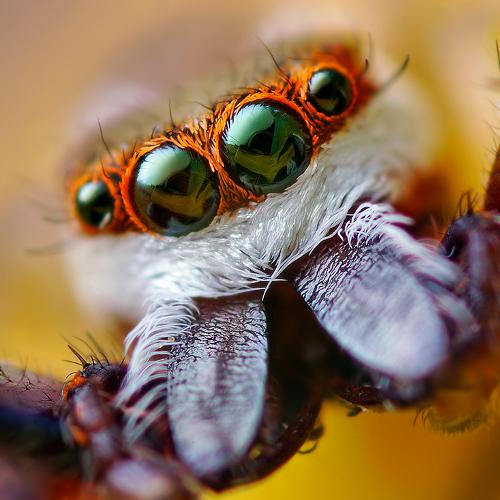
#> input picture generate_images/spider.png, 500 x 500 px
$ python generate_spider_puzzle.py   (older library calls are emulated)
#> lines starting #> are read from the running program, lines starting #| are printed output that depends on the picture; after the words box and inside, x2 and y2 are one past the last pixel; in counts of white or black regions, pixels touching at a corner belong together
### generate_images/puzzle.py
import numpy as np


from scipy import misc

def split_image(path,width,height):
#> called with path = 'generate_images/spider.png', width = 2, height = 2
    img = misc.imread(path,True)/256
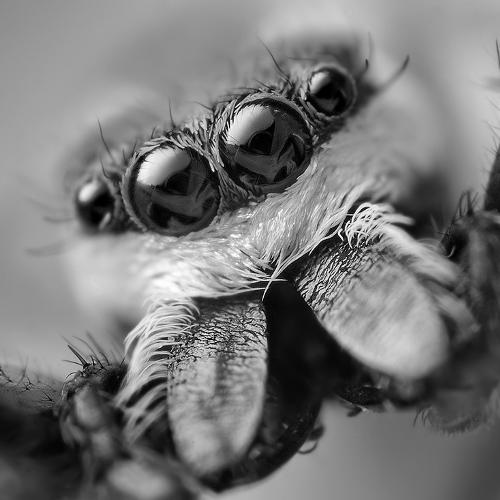
#> img: shape (500, 500) float32; min 0, max 0.996, mean 0.469
    # convert the image to *greyscale*
    W, H = img.shape
#> W = 500; H = 500
    dW, dH = W//width, H//height
#> dW = 250; dH = 250
    return np.array([
        img[dH*i:dH*(i+1), dH*j:dH*(j+1)]
        for i in range(width)
        for j in range(height) ])

def generate_configs(digit=9):
    import itertools
    return itertools.permutations(range(digit))

def successors(config,width,height):
    pos = config[0]
    x = pos % width
    y = pos // width
    succ = []
    try:
        if x != 0:
            dir=1
            c = list(config)
            other = next(i for i,_pos in enumerate(c) if _pos == pos-1)
            c[0] -= 1
            c[other] += 1
            succ.append(c)
        if x != width-1:
            dir=2
            c = list(config)
            other = next(i for i,_pos in enumerate(c) if _pos == pos+1)
            c[0] += 1
            c[other] -= 1
            succ.append(c)
        if y != 0:
            dir=3
            c = list(config)
            other = next(i for i,_pos in enumerate(c) if _pos == pos-width)
            c[0] -= width
            c[other] += width
            succ.append(c)
        if y != height-1:
            dir=4
            c = list(config)
            other = next(i for i,_pos in enumerate(c) if _pos == pos+width)
            c[0] += width
            c[other] -= width
            succ.append(c)
        return succ
    except StopIteration:
        board = np.zeros((height,width))
        for i in range(height*width):
            _pos = config[i]
            _x = _pos % width
            _y = _pos // width
            board[_y,_x] = i
        print(board)
        print(succ)
        print(dir)
        print((c,x,y,width,height))

### generate_images/generate_spider_puzzle.py
import numpy as np
from puzzle import generate_configs, successors, split_image
from skimage.io import imsave
import os
import cv2

panels = None

def generate(configs, width, height):
    global panels
    if panels is None:
        panels  = split_image(os.path.join(os.path.dirname(__file__), "spider.png"),width,height)
        stepy = panels[0].shape[0]//28
#> stepy = 8
        stepx = panels[0].shape[1]//28
#> stepx = 8
        panels = panels[:,::stepy,::stepx][:,:28,:28].round()
    assert width*height <= 9
    base_width = 28
    base_height = 28
    dim_x = base_width*width
    dim_y = base_height*height
    def generate(config):
#> called with config = (0, 1, 2, 3)
        figure = np.zeros((dim_y+height-1,dim_x+width-1))
        for digit,pos in enumerate(config):
            x = pos % width
            y = pos // width
            figure[y*(base_width+1):(y+1)*(base_width+1)-1,
                   x*(base_width+1):(x+1)*(base_width+1)-1] = panels[digit]
#> figure: shape (57, 57) float64; values 0 (black) and 1 (white), 58% white; 7 black regions (6 under 20 px), largest, box (x1, y1, x2, y2) and area: (0, 0, 57, 57) 1347
        return preprocess(figure)
    return np.array([ generate(c) for c in configs ]).reshape((-1,dim_y+height-1,dim_x+width-1))
#> in generate (call 2), `figure = np.zeros((dim_y+height-1,dim_x+width-1))`: figure: shape (57, 57) float64; every value is 0
#> after the loop in generate (call 2), `for digit,pos in enumerate(config):`:
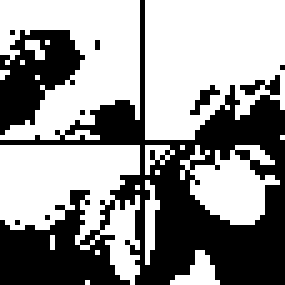
#> figure: shape (57, 57) float64 (shown 5 times larger); values 0 (black) and 1 (white), 58% white; 9 black regions (7 under 20 px), largest, box (x1, y1, x2, y2) and area: (0, 0, 57, 57) 1149, (0, 6, 17, 27) 197

def states(width, height, configs=None):
    digit = width * height
    if configs is None:
        configs = generate_configs(digit)
    return generate(configs,width,height)

def transitions(width, height, configs=None, one_per_state=False):
    digit = width * height
    if configs is None:
        configs = generate_configs(digit)
    if one_per_state:
        def pickone(thing):
            index = np.random.randint(0,len(thing))
            return thing[index]
        transitions = np.array([
            generate(
                [c1,pickone(successors(c1,width,height))],width,height)
            for c1 in configs ])
    else:
        transitions = np.array([ generate([c1,c2],width,height)
                                 for c1 in configs for c2 in successors(c1,width,height) ])
#> in generate (call 2), `base_width = 28`: base_width = 28
#> in generate (call 2), `dim_x = base_width*width`: dim_x = 56
#> after the loop in generate (call 5), `for digit,pos in enumerate(config):`: figure: shape (57, 57) float64; values 0 (black) and 1 (white), 58% white; 12 black regions (11 under 20 px), largest, box (x1, y1, x2, y2) and area: (0, 0, 57, 57) 1332
#> after the loop in generate (call 6), `for digit,pos in enumerate(config):`: figure: shape (57, 57) float64; values 0 (black) and 1 (white), 58% white; 14 black regions (12 under 20 px), largest, box (x1, y1, x2, y2) and area: (0, 0, 57, 57) 1134, (0, 6, 17, 27) 197
#> after the loop in generate (call 9), `for digit,pos in enumerate(config):`: figure: shape (57, 57) float64; values 0 (black) and 1 (white), 58% white; 13 black regions (11 under 20 px), largest, box (x1, y1, x2, y2) and area: (0, 0, 57, 57) 1137, (0, 35, 17, 56) 197
#> after the loop in generate (call 10), `for digit,pos in enumerate(config):`: figure: shape (57, 57) float64; values 0 (black) and 1 (white), 58% white; 11 black regions (9 under 20 px), largest, box (x1, y1, x2, y2) and area: (0, 0, 57, 57) 1147, (0, 35, 17, 56) 197
#> after the loop in generate (call 12), `for digit,pos in enumerate(config):`: figure: shape (57, 57) float64; values 0 (black) and 1 (white), 58% white; 11 black regions (9 under 20 px), largest, box (x1, y1, x2, y2) and area: (0, 0, 57, 57) 1139, (0, 6, 17, 27) 197
#> after the loop in generate (call 13), `for digit,pos in enumerate(config):`: figure: shape (57, 57) float64; values 0 (black) and 1 (white), 58% white; 14 black regions (12 under 20 px), largest, box (x1, y1, x2, y2) and area: (0, 0, 57, 57) 1135, (0, 35, 17, 56) 197
#> after the loop in generate (call 14), `for digit,pos in enumerate(config):`: figure: shape (57, 57) float64; values 0 (black) and 1 (white), 58% white; 16 black regions (14 under 20 px), largest, box (x1, y1, x2, y2) and area: (0, 0, 57, 57) 1132, (0, 35, 17, 56) 197
#> after the loop in generate (call 16), `for digit,pos in enumerate(config):`: figure: shape (57, 57) float64; values 0 (black) and 1 (white), 58% white; 12 black regions (10 under 20 px), largest, box (x1, y1, x2, y2) and area: (0, 0, 57, 57) 1137, (0, 6, 17, 27) 197
#> after the loop in generate (call 17), `for digit,pos in enumerate(config):`: figure: shape (57, 57) float64; values 0 (black) and 1 (white), 58% white; 14 black regions (12 under 20 px), largest, box (x1, y1, x2, y2) and area: (0, 0, 57, 57) 1259, (40, 49, 57, 57) 73
#> after the loop in generate (call 18), `for digit,pos in enumerate(config):`: figure: shape (57, 57) float64; values 0 (black) and 1 (white), 58% white; 12 black regions (10 under 20 px), largest, box (x1, y1, x2, y2) and area: (0, 0, 57, 57) 1269, (40, 49, 57, 57) 73
#> after the loop in generate (call 21), `for digit,pos in enumerate(config):`: figure: shape (57, 57) float64; values 0 (black) and 1 (white), 58% white; 10 black regions (8 under 20 px), largest, box (x1, y1, x2, y2) and area: (0, 0, 57, 57) 1272, (40, 49, 57, 57) 73
#> after the loop in generate (call 24), `for digit,pos in enumerate(config):`:
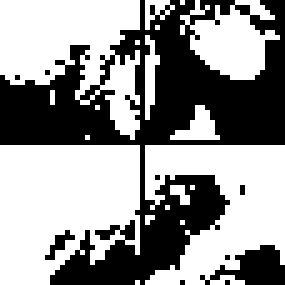
#> figure: shape (57, 57) float64 (shown 5 times larger); values 0 (black) and 1 (white), 58% white; 10 black regions (8 under 20 px), largest, box (x1, y1, x2, y2) and area: (0, 0, 57, 57) 1272, (40, 49, 57, 57) 73
#> after the loop in generate (call 28), `for digit,pos in enumerate(config):`:
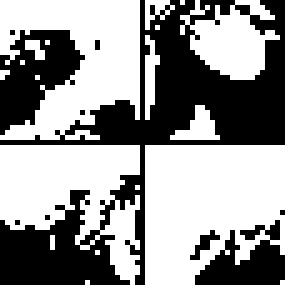
#> figure: shape (57, 57) float64 (shown 5 times larger); values 0 (black) and 1 (white), 58% white; 10 black regions (7 under 20 px), largest, box (x1, y1, x2, y2) and area: (0, 0, 57, 57) 1018, (0, 6, 17, 27) 197, (39, 44, 57, 57) 131
#> after the loop in generate (call 32), `for digit,pos in enumerate(config):`:
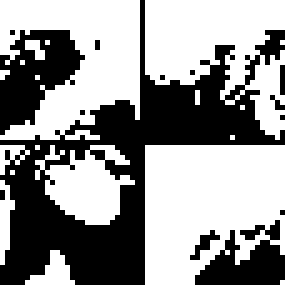
#> figure: shape (57, 57) float64 (shown 5 times larger); values 0 (black) and 1 (white), 58% white; 14 black regions (11 under 20 px), largest, box (x1, y1, x2, y2) and area: (0, 0, 57, 57) 1005, (0, 6, 17, 27) 197, (39, 44, 57, 57) 131
#> after the loop in generate (call 36), `for digit,pos in enumerate(config):`:
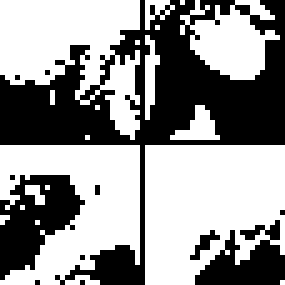
#> figure: shape (57, 57) float64 (shown 5 times larger); values 0 (black) and 1 (white), 58% white; 12 black regions (9 under 20 px), largest, box (x1, y1, x2, y2) and area: (0, 0, 57, 57) 1016, (0, 35, 17, 56) 197, (39, 44, 57, 57) 131
#> after the loop in generate (call 40), `for digit,pos in enumerate(config):`:
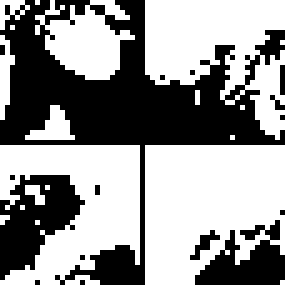
#> figure: shape (57, 57) float64 (shown 5 times larger); values 0 (black) and 1 (white), 58% white; 16 black regions (13 under 20 px), largest, box (x1, y1, x2, y2) and area: (0, 0, 57, 57) 1003, (0, 35, 17, 56) 197, (39, 44, 57, 57) 131
    return np.einsum('ab...->ba...',transitions)


##########

def normalize(image):
    # into 0-1 range
    if image.max() == image.min():
        return image - image.min()
    else:
        return (image - image.min())/(image.max() - image.min())

def equalize(image):
    from skimage import exposure
    return exposure.equalize_hist(image)

def enhance(image):
    return np.clip((image-0.5)*3,-0.5,0.5)+0.5

def preprocess(image):
    image = image.astype(float)
    #image = equalize(image)
    image = normalize(image)
    image = enhance(image)
    return image
############


#configs = generate_configs(6)
#puzzles = generate(configs, 2, 3)
all_transitions = transitions(2,2)
directory = "./generated_images/"
pre = all_transitions[0]
suc = all_transitions[1]
for i in range(len(pre)):

	imsave(directory+str(i)+"_pre.png", pre[i])
	imsave(directory+str(i)+"_suc.png", suc[i])
#> this loop made 48 passes
	#exit(0)

"""
if __name__ == '__main__':
    import matplotlib.pyplot as plt
    def plot_image(a,name):
        plt.figure(figsize=(6,6))
        plt.imshow(a,interpolation='nearest',cmap='gray',)
        plt.savefig(name)
    def plot_grid(images,name="plan.png"):
        import matplotlib.pyplot as plt
        l = len(images)
        w = 6
        h = max(l//6,1)
        plt.figure(figsize=(20, h*2))
        for i,image in enumerate(images):
            # display original
            ax = plt.subplot(h,w,i+1)
            plt.imshow(image,interpolation='nearest',cmap='gray',)
            ax.get_xaxis().set_visible(False)
            ax.get_yaxis().set_visible(False)
        plt.savefig(name)
    configs = generate_configs(6)
    puzzles = generate(configs, 2, 3)
    print(puzzles[10])
    plot_image(puzzles[10],"spider_puzzle.png")
    plot_grid(puzzles[:36],"spider_puzzles.png")
    _transitions = transitions(2,3)
    import numpy.random as random
    indices = random.randint(0,_transitions[0].shape[0],18)
    _transitions = _transitions[:,indices]
    print(_transitions.shape)
    transitions_for_show = \
        np.einsum('ba...->ab...',_transitions) \
          .reshape((-1,)+_transitions.shape[2:])
    print(transitions_for_show.shape)
    plot_grid(transitions_for_show,"spider_puzzle_transitions.png")
"""

$ run again, with generate_images/mandrill.png copied over generate_images/spider.png
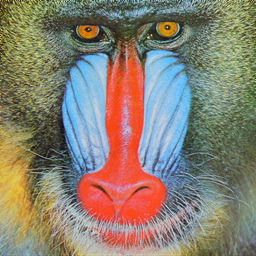
#> input picture generate_images/mandrill.png, 256 x 256 px
#> after the loop in generate (call 2), `for digit,pos in enumerate(config):`:
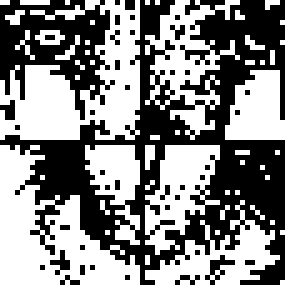
#> figure: shape (57, 57) float64 (shown 5 times larger); values 0 (black) and 1 (white), 52.6% white; 41 black regions (39 under 20 px), largest, box (x1, y1, x2, y2) and area: (0, 0, 57, 57) 1178, (0, 0, 23, 24) 271
#> base_width = 28
#> dim_x = 56
#> after the loop in generate (call 40), `for digit,pos in enumerate(config):`:
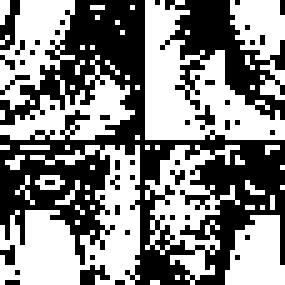
#> figure: shape (57, 57) float64 (shown 5 times larger); values 0 (black) and 1 (white), 52.6% white; 45 black regions (42 under 20 px), largest, box (x1, y1, x2, y2) and area: (0, 0, 57, 57) 1175, (32, 0, 57, 24) 244, (0, 0, 4, 10) 22
#> the loop `for i in range(len(pre)): ` made 48 passes
